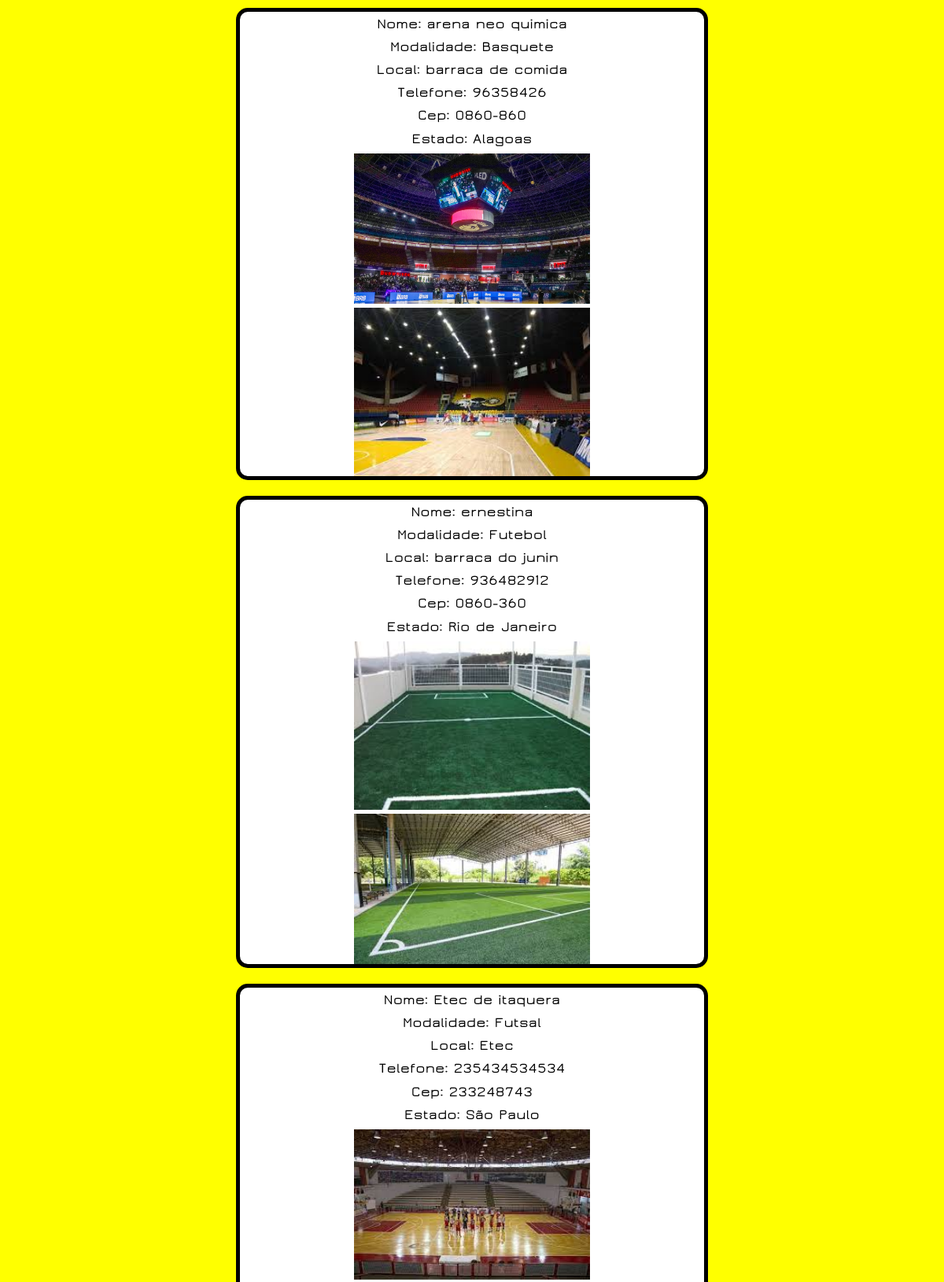
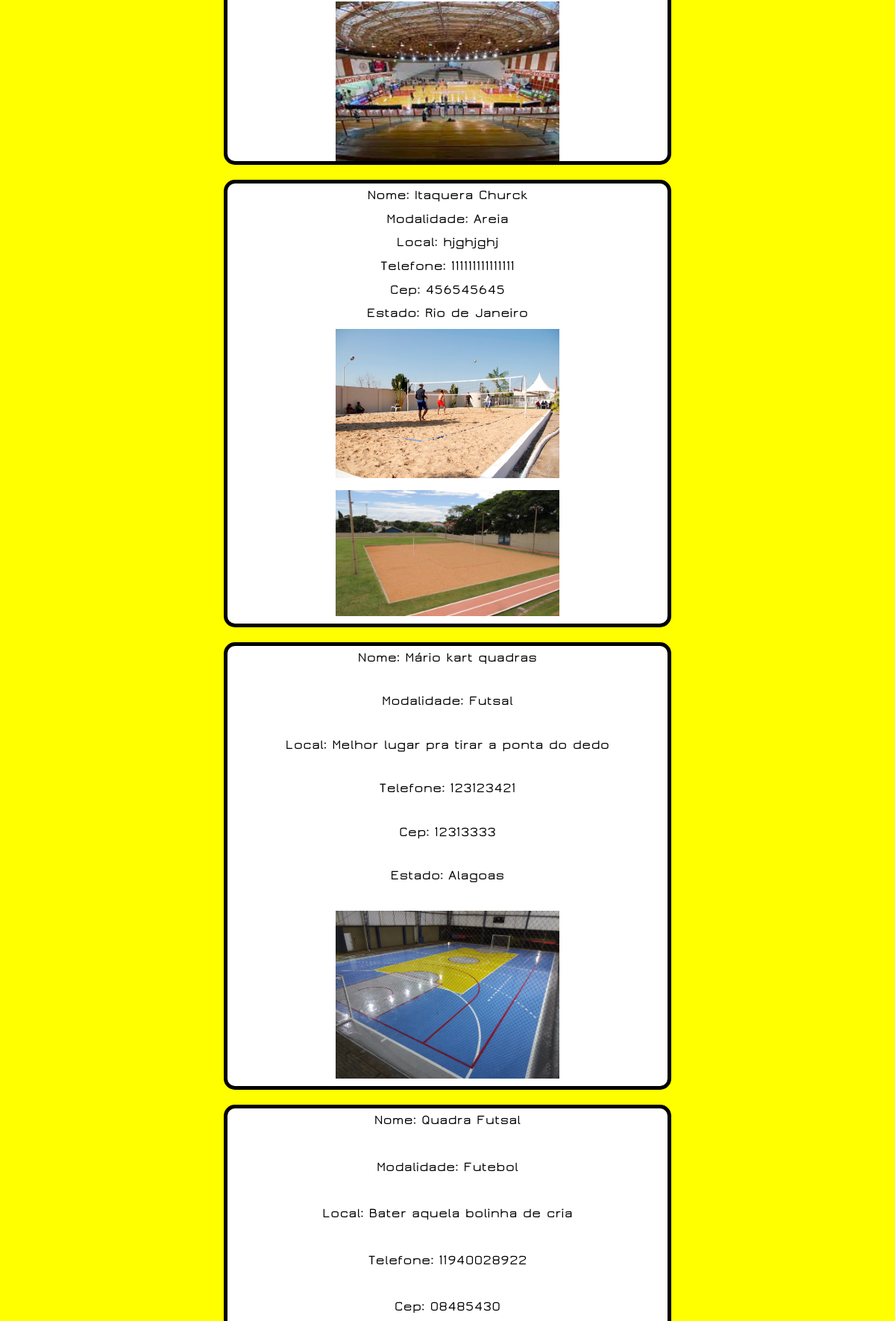
The page /local_list.php (upper part) on the database its author committed (2 pictures, top to bottom).
### tables this page shows
CREATE TABLE IF NOT EXISTS `tb_local` (
  `id_local` int NOT NULL AUTO_INCREMENT,
  `nome_local` varchar(40) NOT NULL,
  `id_categoria` int NOT NULL,
  `desc_local` varchar(70) NOT NULL,
  `telefone` varchar(15) NOT NULL,
  `cep` varchar(9) NOT NULL,
  `rua` varchar(50) NOT NULL,
  `numero` varchar(20) NOT NULL,
  `bairro` varchar(40) NOT NULL,
  `id_estado` int NOT NULL,
  `id_cliente` int NOT NULL,
  `img1` varchar(60) NOT NULL,
  `img2` varchar(60) NOT NULL,
  `img3` varchar(60) NOT NULL,
  PRIMARY KEY (`id_local`),
  KEY `FK_Locador_Id_Cliente` (`id_cliente`),
  KEY `FK_Categoria_Id_Categoria` (`id_categoria`),
  KEY `FK_Estado_Id_Estado` (`id_estado`)
);

CREATE TABLE IF NOT EXISTS `tb_categoria` (
  `id_categoria` int NOT NULL AUTO_INCREMENT,
  `desc_categoria` varchar(50) NOT NULL,
  PRIMARY KEY (`id_categoria`)
);

CREATE TABLE IF NOT EXISTS `tb_estado` (
  `id_estado` int NOT NULL AUTO_INCREMENT,
  `sigla_estado` varchar(2) NOT NULL,
  `nome_estado` varchar(20) NOT NULL,
  PRIMARY KEY (`id_estado`)
);

### local_list.php (the view, shortened to what this page needs)
<!DOCTYPE html>
<html lang="en">
<head>
    <link rel="stylesheet" href="css/listcad.css">
    <link rel="stylesheet" href="css/list.css">
</head>
<body>
    <?php
        require('connect.php');
        echo "<div class =\"box\">";
        $quadras = mysqli_query($con, "SELECT * FROM `tb_local` INNER JOIN `tb_categoria` ON `tb_local`.`id_categoria` = `tb_categoria`.`id_categoria` INNER JOIN `tb_estado` ON `tb_local`.`id_estado` = `tb_estado`.`id_estado` order by `nome_local`");
        while($quadra = mysqli_fetch_array($quadras)){
        echo "<div class =\"sc\">";
        echo "<p id= pag>Nome: $quadra[nome_local] </p>";
        echo "<p id= pag>Modalidade: $quadra[desc_categoria] </p>";
        echo "<p id= pag>Local: $quadra[desc_local] </p>";
        echo "<p id= pag>Telefone: $quadra[telefone] </p>";
        echo "<p id= pag>Cep: $quadra[cep] </p>";
        echo "<p id= pag>Estado: $quadra[nome_estado] </p>";
        if($quadra['img1'] != ""){
        echo "<p><img src=$quadra[img1]></p>";}
        if($quadra['img2'] != ""){
        echo "<p><img src=$quadra[img2]></p>";}
        echo "</div>";
        }
        echo "</div>";
    ?>
</body>
</html>

### css/listcad.css (style rules this page uses)
* { font-family: jura; border: 0; margin: 0; box-sizing: border-box; font-size: 18px; }
body { background-color: yellow; }

### css/list.css (style rules this page uses)
* { margin: 0; padding: 0; }
.box div p { text-align: center; }
.box { display: flex; flex-wrap: wrap; justify-content: center; align-items: center; position: relative; width: 100%; }
.sc { background-color: white; font-size: 23px; display: flex; width: 600px; height: 600px; margin-top: 100px; margin: 10px; position: relative; text-align: center; align-items: center; justify-content: space-between; flex-direction: column; border: black solid 5px; border-radius: 15px; }
.sc p { padding: 5px; overflow-y: hidden; }
img { width: 300px; }

### rows shown on the page
tb_local: nome_local "arena neo quimica", id_categoria.desc_categoria "Basquete", desc_local "barraca de comida", telefone "96358426", cep "0860-860", id_estado.nome_estado "Alagoas", img1 (picture), img2 (picture)
tb_local: nome_local "ernestina", id_categoria.desc_categoria "Futebol", desc_local "barraca do junin", telefone "936482912", cep "0860-360", id_estado.nome_estado "Rio de Janeiro", img1 (picture), img2 (picture)
tb_local: nome_local "Etec de itaquera", id_categoria.desc_categoria "Futsal", desc_local "Etec", telefone "235434534534", cep "233248743", id_estado.nome_estado "São Paulo", img1 (picture), img2 (picture)
tb_local: nome_local "Itaquera Churck", id_categoria.desc_categoria "Areia", desc_local "hjghjghj", telefone "111111111111111", cep "456545645", id_estado.nome_estado "Rio de Janeiro", img1 (picture), img2 (picture)
tb_local: nome_local "Mário kart quadras", id_categoria.desc_categoria "Futsal", desc_local "Melhor lugar pra tirar a ponta do dedo", telefone "123123421", cep "12313333", id_estado.nome_estado "Alagoas", img1 (picture)
tb_local: nome_local "Quadra Futsal", id_categoria.desc_categoria "Futebol", desc_local "Bater aquela bolinha de cria", telefone "11940028922", cep "08485430"
